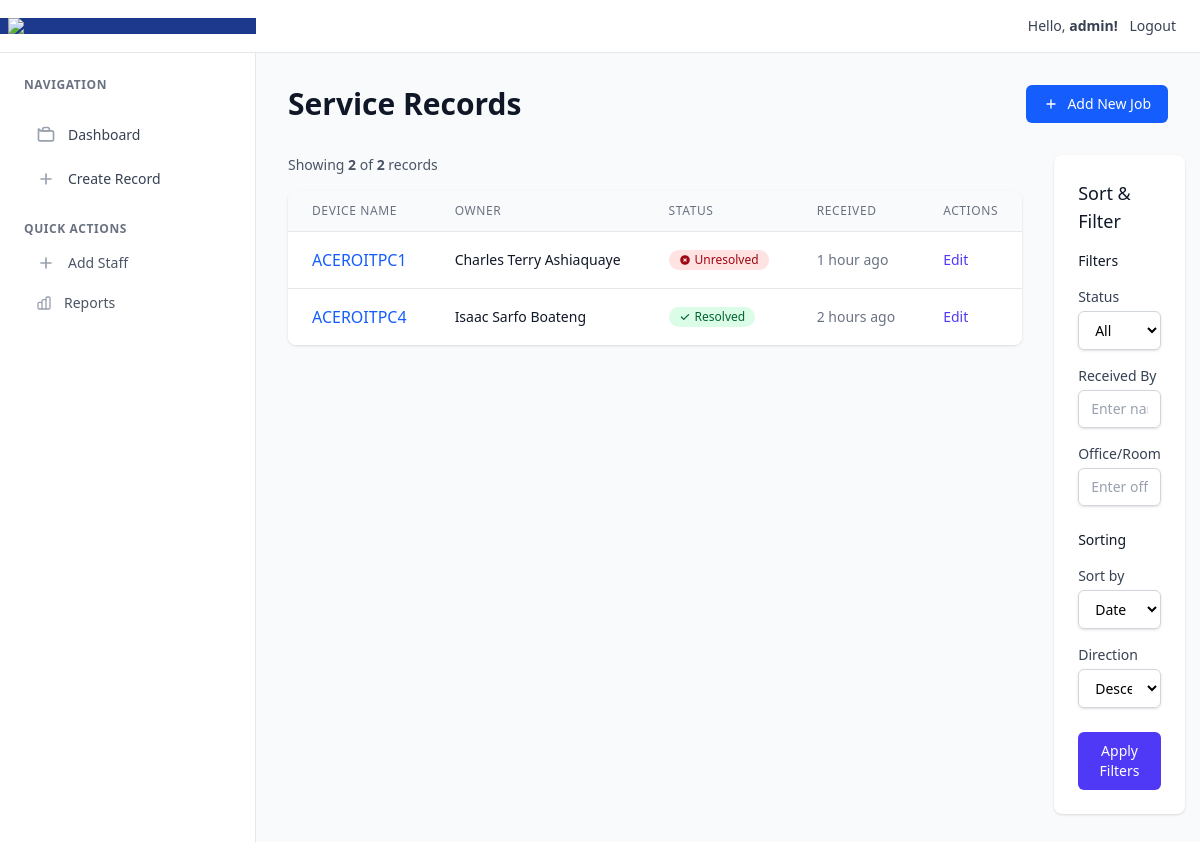
/ (signed in), run on the app's committed database.
### accounts/models.py (models this page shows, shortened)
class Staff(AbstractUser):
    phone_number = models.CharField(max_length=10, blank=False)
    other_names = models.CharField(max_length=255, blank=True)
    force_password_change = models.BooleanField(default=False, blank=True)

### service_tracker/models.py (models this page shows, shortened)
class ServiceRecord(models.Model):
    class DeviceType(models.TextChoices):
        AIO = 'aio', 'AIO'
        LAPTOP = 'laptop', 'Laptop'
        SYSTEM_UNIT = 'system unit', 'System Unit'
        MONITOR = 'monitor', 'Monitor'
        OTHER = 'other', 'Other'
    class ProblemType(models.TextChoices):
        NETWORK = 'network', 'Network'
        SOFTWARE = 'software', 'Software'
        HARDWARE = 'hardware', 'Hardware'
        OTHER = 'other', 'Other'
    class District(models.TextChoices):
        ADENTA = 'adenta', 'Adenta'
        LEGON = 'legon', 'Legon'
        TESHIE = 'teshie', 'Teshie'
        MAKOL = 'makola', 'Makola'
        ROMAN_RIDGE = 'roman ridge', 'Roman Ridge'
        DODOWA = 'dodowa', 'Dodowa'
        MAMPONG = 'mampong', 'Mampong'
        KWABENYA = 'kwabenya', 'Kwabenya'
        REGIONAL_OFFICE = 'regional office', 'Regional office'
    requester_name = models.CharField(max_length=100)
    requester_contact = models.CharField(max_length=10)
    device_name = models.CharField(max_length=50)
    device_type = models.CharField(choices=DeviceType.choices, default=DeviceType.SYSTEM_UNIT, max_length=20)
    problem_type = models.CharField(choices=ProblemType.choices , default=ProblemType.SOFTWARE, max_length=10)
    problem_desc = models.TextField(blank=True, null=True)
    district = models.CharField(choices=District.choices, default=District.REGIONAL_OFFICE, max_length=20)
    room_number= models.CharField(max_length=3, blank=True, null=True)
    received_at = models.DateTimeField(auto_now_add=True)
    returned_at = models.DateTimeField(blank=True, null=True)
    received_by = models.ForeignKey(User, on_delete=models.SET_NULL, blank=True, null=True, related_name='received_jobs')
    is_resolved = models.BooleanField(default=False)
    class Meta:
        ordering = ['-received_at']

### service_tracker/views.py (the view)
# urls.py: path('', views.index, name='index'),
def index(request):
    records = ServiceRecord.objects.all()
    status_filter = request.GET.get('status')
    received_by_filter = request.GET.get('received_by')
    office_filter = request.GET.get('office')
    if status_filter:
        if status_filter == 'resolved':
            records = records.filter(is_resolved=True)
        elif status_filter == 'unresolved':
            records = records.filter(is_resolved=False)
    if received_by_filter:
        records = records.filter(received_by__icontains=received_by_filter)
    if office_filter:
        records = records.filter(room_number__icontains=office_filter)
    sort_fields = {
        'received_at': 'Date',
        'requester_name': 'Name',
        'is_resolved': 'Resolved',
        }
    sort = request.GET.get('s', '-received_at')
    direction = request.GET.get('d', 'dsc')
    if sort not in sort_fields:
        sort = 'received_at'
    if direction == 'dsc':
        sort = f'-{sort}'
    records = records.order_by(sort)
    paginator = Paginator(records, per_page=12, allow_empty_first_page=True)
    page_number = request.GET.get('page')
    page_obj = paginator.get_page(page_number)
    custom_range = page_obj.paginator.get_elided_page_range(
        number=page_obj.number,
        on_ends=1
    )
    context = {
        'records': page_obj,
        'custom_range': custom_range,
        'sort_fields': sort_fields,
    }
    return render(request, 'service_tracker/index.html', context)

### service_tracker/templatetags/custom_filters.py (called while the page is built)
@register.filter
def short(timesince):
    return timesince.split(',')[0]

### service_tracker/templates/service_tracker/index.html (shortened to what this page needs)
{% extends 'base.html' %}
{% load custom_filters %}
{% block content %}
<div class="px-4 sm:px-6 lg:px-8 py-8">
        <div class="mb-8">
            <div class="flex justify-between items-center">
                <h1 class="text-3xl font-bold text-gray-900">Service Records</h1>
                <a href="{% url 'service_tracker:create-job' %}"
                   class="inline-flex items-center px-4 py-2 border border-transparent text-sm font-medium rounded-md text-white bg-blue-600 hover:bg-blue-700 focus:outline-none focus:ring-2 focus:ring-offset-2 focus:ring-blue-500 transition-colors duration-200">
                    <svg class="w-4 h-4 mr-2" fill="none" stroke="currentColor" viewBox="0 0 24 24">
                        <path stroke-linecap="round" stroke-linejoin="round" stroke-width="2" d="M12 6v6m0 0v6m0-6h6m-6 0H6"></path>
                    </svg>
                    Add New Job
                </a>
            </div>
        </div>
        <div class="flex flex-col lg:flex-row gap-8">
            <div class="flex-1">
                {% if records %}
                <div class="mb-4 text-sm text-gray-600">
                    Showing <span class="font-semibold">{{ records|length }}</span> of <span class="font-semibold">{{ records.paginator.count }}</span> records
                </div>
                <div class="bg-white shadow-sm rounded-lg overflow-hidden">
                    <div class="overflow-x-auto">
                        <table class="min-w-full divide-y divide-gray-200">
                            <thead class="bg-gray-50">
                                <tr>
                                    <th class="px-6 py-3 text-left text-xs font-medium text-gray-500 uppercase tracking-wider">
                                        Device Name
                                    </th>
                                    <th class="px-6 py-3 text-left text-xs font-medium text-gray-500 uppercase tracking-wider">
                                        Owner
                                    </th>
                                    <th class="px-6 py-3 text-left text-xs font-medium text-gray-500 uppercase tracking-wider">
                                        Status
                                    </th>
                                    <th class="px-6 py-3 text-left text-xs font-medium text-gray-500 uppercase tracking-wider">
                                        Received
                                    </th>
                                    <th class="px-6 py-3 text-left text-xs font-medium text-gray-500 uppercase tracking-wider">
                                        Actions
                                    </th>
                                </tr>
                            </thead>
                            <tbody class="bg-white divide-y divide-gray-200">
                                {% for record in records %}
                                <tr class="hover:bg-gray-50 transition-colors duration-150">
                                    <td class="px-6 py-4 whitespace-nowrap">
                                        <a href="{% url 'service_tracker:detail' record.id %}"
                                           class="text-blue-600 hover:text-blue-800 font-medium hover:underline">
                                            {{ record.device_name|upper }}
                                        </a>
                                    </td>
                                    <td class="px-6 py-4 whitespace-nowrap text-sm text-gray-900">
                                        {{ record.requester_name }}
                                    </td>
                                    <td class="px-6 py-4 whitespace-nowrap">
                                        {% if record.is_resolved %}
                                        <span class="inline-flex items-center px-2.5 py-0.5 rounded-full text-xs font-medium bg-green-100 text-green-800">
                                            <svg class="w-3 h-3 mr-1" fill="currentColor" viewBox="0 0 20 20">
                                                <path fill-rule="evenodd" d="M16.707 5.293a1 1 0 010 1.414l-8 8a1 1 0 01-1.414 0l-4-4a1 1 0 011.414-1.414L8 12.586l7.293-7.293a1 1 0 011.414 0z" clip-rule="evenodd"></path>
                                            </svg>
                                            Resolved
                                        </span>
                                        {% else %}
                                        <span class="inline-flex items-center px-2.5 py-0.5 rounded-full text-xs font-medium bg-red-100 text-red-800">
                                            Unresolved
                                        </span>
                                        {% endif %}
                                    </td>
                                    <td class="px-6 py-4 whitespace-nowrap text-sm text-gray-500">
                                        {{ record.received_at|timesince|short }} ago
                                    </td>
                                    <td class="px-6 py-4 whitespace-nowrap text-sm font-medium">
                                        <a href="{% url 'service_tracker:edit' record.id %}"
                                           class="text-indigo-600 hover:text-indigo-900 transition-colors duration-200">
                                            Edit
                                        </a>
                                    </td>
                                </tr>
                                {% endfor %}
                            </tbody>
                        </table>
                    </div>
                </div>
                {% endif %}
            </div>
            <div class="lg:w-80">
                <div class="bg-white shadow-sm rounded-lg p-6">
                    <h2 class="text-lg font-medium text-gray-900 mb-4">Sort & Filter</h2>
                    <form method="get" class="space-y-6">
                        <div class="space-y-4">
                            <h3 class="text-sm font-medium text-gray-900">Filters</h3>
                            <div>
                                <label for="status-select" class="block text-sm font-medium text-gray-700 mb-1">
                                    Status
                                </label>
                                <select name="status" id="status-select"
                                        class="block w-full px-3 py-2 border border-gray-300 rounded-md shadow-sm focus:outline-none focus:ring-indigo-500 focus:border-indigo-500 sm:text-sm">
                                    <option value="">All</option>
                                </select>
                            </div>
                            <div>
                                <label for="received-by-input" class="block text-sm font-medium text-gray-700 mb-1">
                                    Received By
                                </label>
                                <input type="text"
                                       name="received_by"
                                       id="received-by-input"
                                       value="{{ request.GET.received_by }}"
                                       placeholder="Enter name..."
                                       class="block w-full px-3 py-2 border border-gray-300 rounded-md shadow-sm placeholder-gray-400 focus:outline-none focus:ring-indigo-500 focus:border-indigo-500 sm:text-sm">
                            </div>
                            <div>
                                <label for="office-input" class="block text-sm font-medium text-gray-700 mb-1">
                                    Office/Room
                                </label>
                                <input type="text"
                                       name="office"
                                       id="office-input"
                                       value="{{ request.GET.office }}"
                                       placeholder="Enter office/room..."
                                       class="block w-full px-3 py-2 border border-gray-300 rounded-md shadow-sm placeholder-gray-400 focus:outline-none focus:ring-indigo-500 focus:border-indigo-500 sm:text-sm">
                            </div>
                        </div>
                        <div class="space-y-4">
                            <h3 class="text-sm font-medium text-gray-900">Sorting</h3>
                            <div>
                                <label for="sort-select" class="block text-sm font-medium text-gray-700 mb-1">
                                    Sort by
                                </label>
                                <select name="s" id="sort-select"
                                        class="block w-full px-3 py-2 border border-gray-300 rounded-md shadow-sm focus:outline-none focus:ring-indigo-500 focus:border-indigo-500 sm:text-sm">
                                    {% for key, value in sort_fields.items %}
                                    <option value="{{ key }}" {% if request.GET.s == key %}selected{% endif %}>{{ value }}</option>
                                    {% endfor %}
                                </select>
                            </div>
                            <div>
                                <label for="direction-select" class="block text-sm font-medium text-gray-700 mb-1">
                                    Direction
                                </label>
                                <select name="d" id="direction-select"
                                        class="block w-full px-3 py-2 border border-gray-300 rounded-md shadow-sm focus:outline-none focus:ring-indigo-500 focus:border-indigo-500 sm:text-sm">
                                    <option value="dsc" {% if request.GET.d == 'dsc' or not request.GET.d %}selected{% endif %}>Descending</option>
                                </select>
                            </div>
                        </div>
                        <div>
                            <button type="submit"
                                    class="w-full inline-flex justify-center items-center px-4 py-2 border border-transparent text-sm font-medium rounded-md text-white bg-indigo-600 hover:bg-indigo-700 focus:outline-none focus:ring-2 focus:ring-offset-2 focus:ring-indigo-500 transition-colors duration-200">
                                Apply Filters
                            </button>
                        </div>
                    </form>
                </div>
            </div>
        </div>
    </div>
{% endblock %}

### templates/partials/_navbar.html
<nav class="bg-white shadow-sm border-b border-gray-200 flex justify-between items-center shrink-0">
    <div class="bg-blue-900 px-2">
        <img src="https://ecg.com.gh/images/site/ecg_logo.png" class="w-60" />
    </div>
    <div class="text-sm px-6 py-4 text-gray-700 font-medium space-x-2">
        Hello, <b>{{request.user.username|default:"Guest"}}!</b>
        <span>
            {% if not request.user.is_authenticated %}
            <a href="{% url 'accounts:login' %}">Login</a>
            {% else %}
            <button onclick="document.getElementById('logout-modal').classList.remove('hidden')">Logout</button>
            {% endif %}
        </span>
    </div>
</nav>

### src/css/style.css (style rules this page uses)
html, body { overflow-x: hidden; }

### data on the page
Staff: user.username "admin"
ServiceRecord: device_name "ACEROITPC1", requester_name "Charles Terry Ashiaquaye", is_resolved False (drawn), received_at|short "1 hour"
ServiceRecord: device_name "ACEROITPC4", requester_name "Isaac Sarfo Boateng", is_resolved True (drawn), received_at|short "2 hours"

### other printed values
{{ records|length }} "2"
{{ records.paginator.count }} "2"
form field s "Date"
